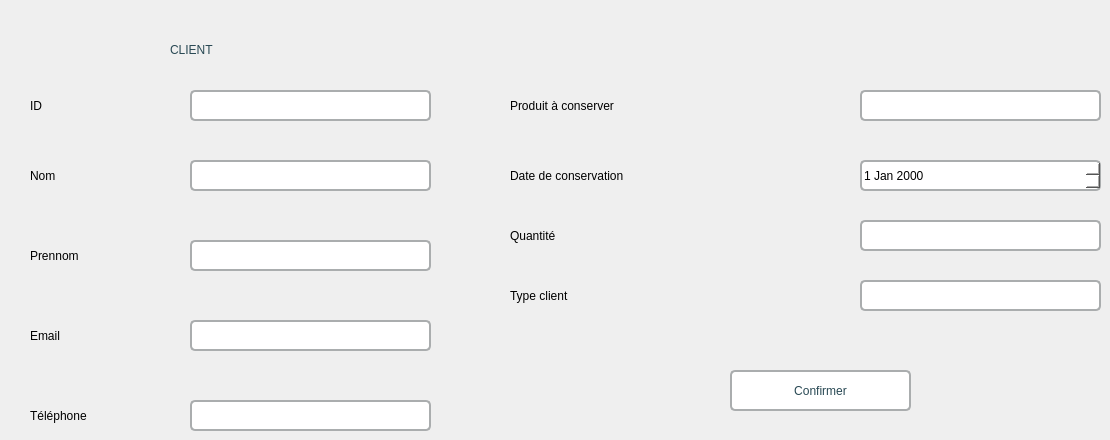
     <widget class="QWidget" name="page_9">
      <widget class="QLabel" name="label_13">
       <property name="geometry">
        <rect>
         <x>170</x>
         <y>20</y>
         <width>111</width>
         <height>59</height>
        </rect>
       </property>
       <property name="styleSheet">
        <string notr="true">font: 700 16pt &quot;Segoe UI&quot;;
color: rgb(40, 72, 83);</string>
       </property>
       <property name="text">
        <string>CLIENT</string>
       </property>
      </widget>
      <widget class="QLabel" name="label_14">
       <property name="geometry">
        <rect>
         <x>30</x>
         <y>90</y>
         <width>51</width>
         <height>31</height>
        </rect>
       </property>
       <property name="styleSheet">
        <string notr="true">font: 16pt &quot;Segoe UI Symbol&quot;;</string>
       </property>
       <property name="text">
        <string>ID</string>
       </property>
      </widget>
      <widget class="QLineEdit" name="id">
       <property name="geometry">
        <rect>
         <x>190</x>
         <y>90</y>
         <width>241</width>
         <height>31</height>
        </rect>
       </property>
       <property name="styleSheet">
        <string notr="true">border: 1.6px solid rgba(170,173,174,255)rgb(255, 255, 255); border-radius: 5px;
background-color: rgb(255, 255, 255);</string>
       </property>
      </widget>
      <widget class="QLabel" name="label_15">
       <property name="geometry">
        <rect>
         <x>30</x>
         <y>160</y>
         <width>81</width>
         <height>31</height>
        </rect>
       </property>
       <property name="styleSheet">
        <string notr="true">font: 16pt &quot;Segoe UI Symbol&quot;;</string>
       </property>
       <property name="text">
        <string>Nom</string>
       </property>
      </widget>
      <widget class="QLineEdit" name="nom">
       <property name="geometry">
        <rect>
         <x>190</x>
         <y>160</y>
         <width>241</width>
         <height>31</height>
        </rect>
       </property>
       <property name="styleSheet">
        <string notr="true">border: 1.6px solid rgba(170,173,174,255)rgb(255, 255, 255); border-radius: 5px;
background-color: rgb(255, 255, 255);</string>
       </property>
      </widget>
      <widget class="QLineEdit" name="prenom">
       <property name="geometry">
        <rect>
         <x>190</x>
         <y>240</y>
         <width>241</width>
         <height>31</height>
        </rect>
       </property>
       <property name="styleSheet">
        <string notr="true">border: 1.6px solid rgba(170,173,174,255)rgb(255, 255, 255); border-radius: 5px;
background-color: rgb(255, 255, 255);</string>
       </property>
       <property name="text">
        <string/>
       </property>
      </widget>
      <widget class="QLabel" name="label_16">
       <property name="geometry">
        <rect>
         <x>30</x>
         <y>240</y>
         <width>111</width>
         <height>31</height>
        </rect>
       </property>
       <property name="styleSheet">
        <string notr="true">font: 16pt &quot;Segoe UI Symbol&quot;;</string>
       </property>
       <property name="text">
        <string>Prennom</string>
       </property>
      </widget>
      <widget class="QLineEdit" name="email">
       <property name="geometry">
        <rect>
         <x>190</x>
         <y>320</y>
         <width>241</width>
         <height>31</height>
        </rect>
       </property>
       <property name="styleSheet">
        <string notr="true">border: 1.6px solid rgba(170,173,174,255)rgb(255, 255, 255); border-radius: 5px;
background-color: rgb(255, 255, 255);</string>
       </property>
       <property name="text">
        <string/>
       </property>
      </widget>
      <widget class="QLabel" name="label_22">
       <property name="geometry">
        <rect>
         <x>30</x>
         <y>320</y>
         <width>111</width>
         <height>31</height>
        </rect>
       </property>
       <property name="styleSheet">
        <string notr="true">font: 16pt &quot;Segoe UI Symbol&quot;;</string>
       </property>
       <property name="text">
        <string>Email</string>
       </property>
      </widget>
      <widget class="QLabel" name="label_23">
       <property name="geometry">
        <rect>
         <x>510</x>
         <y>90</y>
         <width>271</width>
         <height>31</height>
        </rect>
       </property>
       <property name="styleSheet">
        <string notr="true">font: 16pt &quot;Segoe UI Symbol&quot;;</string>
       </property>
       <property name="text">
        <string>Produit à conserver</string>
       </property>
      </widget>
      <widget class="QLineEdit" name="produit">
       <property name="geometry">
        <rect>
         <x>860</x>
         <y>90</y>
         <width>241</width>
         <height>31</height>
        </rect>
       </property>
       <property name="styleSheet">
        <string notr="true">border: 1.6px solid rgba(170,173,174,255)rgb(255, 255, 255); border-radius: 5px;
background-color: rgb(255, 255, 255);</string>
       </property>
       <property name="text">
        <string/>
       </property>
      </widget>
      <widget class="QLabel" name="label_24">
       <property name="geometry">
        <rect>
         <x>510</x>
         <y>160</y>
         <width>271</width>
         <height>31</height>
        </rect>
       </property>
       <property name="styleSheet">
        <string notr="true">font: 16pt &quot;Segoe UI Symbol&quot;;</string>
       </property>
       <property name="text">
        <string>Date de conservation</string>
       </property>
      </widget>
      <widget class="QLineEdit" name="quantite">
       <property name="geometry">
        <rect>
         <x>860</x>
         <y>220</y>
         <width>241</width>
         <height>31</height>
        </rect>
       </property>
       <property name="styleSheet">
        <string notr="true">border: 1.6px solid rgba(170,173,174,255)rgb(255, 255, 255); border-radius: 5px;
background-color: rgb(255, 255, 255);</string>
       </property>
       <property name="text">
        <string/>
       </property>
      </widget>
      <widget class="QLabel" name="label_25">
       <property name="geometry">
        <rect>
         <x>510</x>
         <y>220</y>
         <width>271</width>
         <height>31</height>
        </rect>
       </property>
       <property name="styleSheet">
        <string notr="true">font: 16pt &quot;Segoe UI Symbol&quot;;</string>
       </property>
       <property name="text">
        <string>Quantité</string>
       </property>
      </widget>
      <widget class="QPushButton" name="confirmer">
       <property name="geometry">
        <rect>
         <x>730</x>
         <y>370</y>
         <width>181</width>
         <height>41</height>
        </rect>
       </property>
       <property name="styleSheet">
        <string notr="true">QPushButton#confirmer {
	background-color: rgb(255, 255, 255);
    font: 75 12pt &quot;MS Shell Dlg 2&quot;;  /* Updated font */
    color: rgb(40, 72, 83);  /* Standard text color */
    text-align: centre;
    cursor: pointer;  /* Hand pointer cursor on hover */
border: 1.6px solid rgba(170,173,174,255)rgb(255, 255, 255); border-radius: 5px;

}

QPushButton#confirmer:hover {
	background-color: rgb(85, 85, 85);
    color: rgb(15, 15, 15);  /* Change text color to black on hover */
}

QPushButton#confirmer:pressed {
    background-color: rgb(230, 230, 230);  /* Light grey background when pressed */
    color: rgb(15, 15, 15);  /* Change text color to black when pressed */
}
</string>
       </property>
       <property name="text">
        <string>Confirmer</string>
       </property>
      </widget>
      <widget class="QLabel" name="label_26">
       <property name="geometry">
        <rect>
         <x>30</x>
         <y>400</y>
         <width>141</width>
         <height>31</height>
        </rect>
       </property>
       <property name="styleSheet">
        <string notr="true">font: 16pt &quot;Segoe UI Symbol&quot;;</string>
       </property>
       <property name="text">
        <string>Téléphone</string>
       </property>
      </widget>
      <widget class="QLineEdit" name="telephone">
       <property name="geometry">
        <rect>
         <x>190</x>
         <y>400</y>
         <width>241</width>
         <height>31</height>
        </rect>
       </property>
       <property name="styleSheet">
        <string notr="true">border: 1.6px solid rgba(170,173,174,255)rgb(255, 255, 255); border-radius: 5px;
background-color: rgb(255, 255, 255);</string>
       </property>
       <property name="text">
        <string/>
       </property>
      </widget>
      <widget class="QLineEdit" name="type">
       <property name="geometry">
        <rect>
         <x>860</x>
         <y>280</y>
         <width>241</width>
         <height>31</height>
        </rect>
       </property>
       <property name="styleSheet">
        <string notr="true">border: 1.6px solid rgba(170,173,174,255)rgb(255, 255, 255); border-radius: 5px;
background-color: rgb(255, 255, 255);</string>
       </property>
       <property name="text">
        <string/>
       </property>
      </widget>
      <widget class="QLabel" name="label_27">
       <property name="geometry">
        <rect>
         <x>510</x>
         <y>280</y>
         <width>271</width>
         <height>31</height>
        </rect>
       </property>
       <property name="styleSheet">
        <string notr="true">font: 16pt &quot;Segoe UI Symbol&quot;;</string>
       </property>
       <property name="text">
        <string>Type client</string>
       </property>
      </widget>
      <widget class="QDateEdit" name="dateEdit">
       <property name="geometry">
        <rect>
         <x>860</x>
         <y>160</y>
         <width>241</width>
         <height>31</height>
        </rect>
       </property>
       <property name="styleSheet">
        <string notr="true">border: 1.6px solid rgba(170,173,174,255)rgb(255, 255, 255); border-radius: 5px;
background-color: rgb(255, 255, 255);</string>
       </property>
      </widget>
     </widget>
